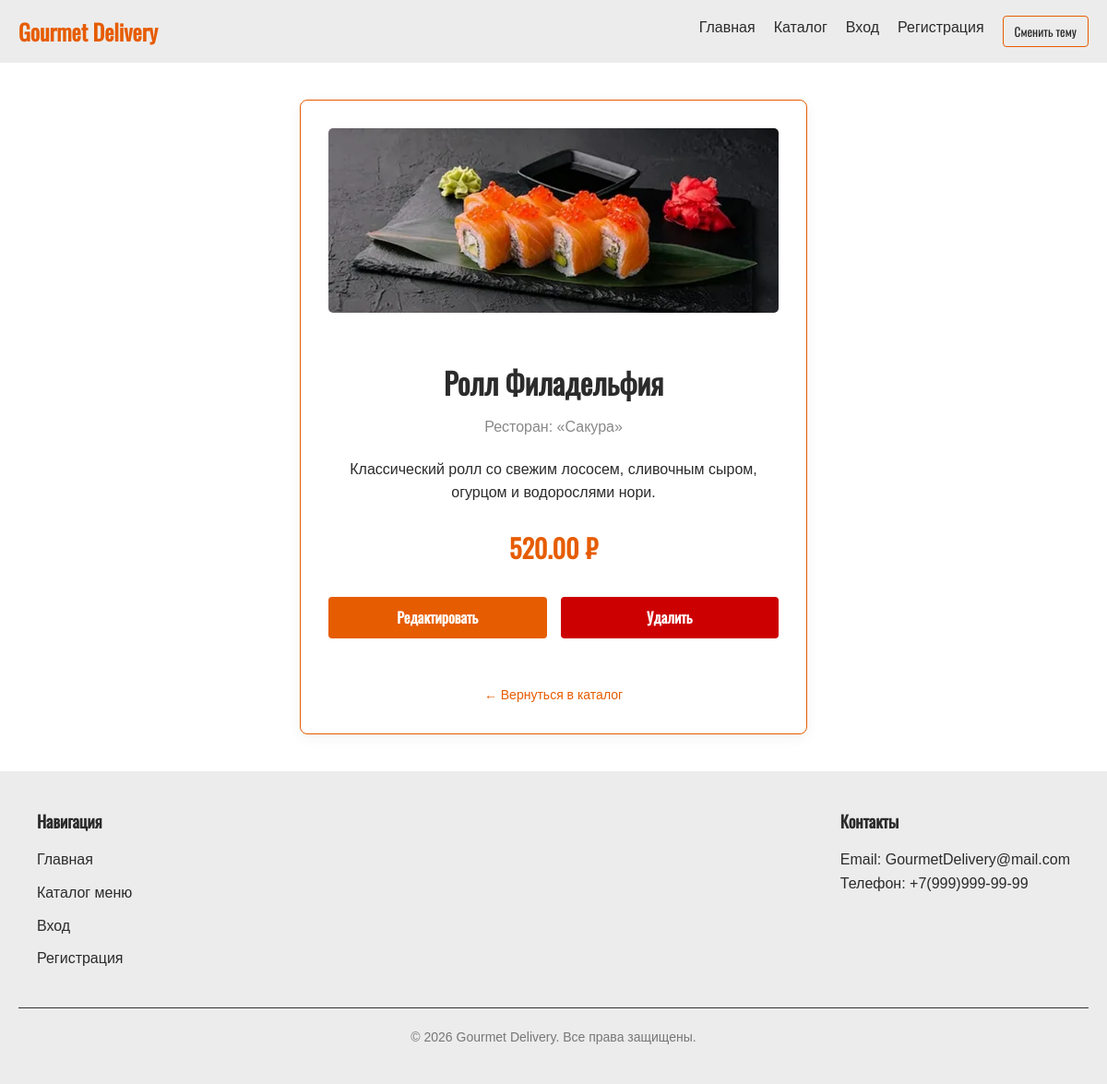
The page /dish/4/ on the database its author committed.
### Delivery/models.py (models this page shows, shortened)
class Dish(models.Model):
    restaurant = models.ForeignKey(Restaurant, on_delete=models.CASCADE, related_name='dishes', verbose_name="Ресторан")
    title = models.CharField(max_length=255, verbose_name="Название блюда")
    description = models.TextField(blank=True, verbose_name="Описание")
    price = models.DecimalField(max_digits=10, decimal_places=2, verbose_name="Цена")
    image_name = models.CharField(max_length=100, blank=True, null=True, verbose_name="Имя файла картинки")

class Restaurant(models.Model):
    name = models.CharField(max_length=255, verbose_name="Название ресторана")

### Delivery/views.py (the view)
# urls.py: path('dish/<int:id>/', views.dish_detail_view, name='dish_detail'),
def dish_detail_view(request, id):
    dish = get_object_or_404(Dish, id=id)
    return render(request, 'Delivery/dish_detail.html', {'dish': dish})

### Delivery/templates/Delivery/dish_detail.html (shortened to what this page needs)
{% load static %}
<!DOCTYPE html>
<html lang="ru">
<head>
    <link rel="stylesheet" href="{% static 'style.css' %}">
</head>
<body>
    <header class="header">
        <div class="container header-container">
            <a href="{% url 'index' %}" class="logo">Gourmet Delivery</a>
            <nav class="nav">
                <a href="{% url 'index' %}" class="nav-link">Главная</a>
                <a href="{% url 'catalog' %}" class="nav-link">Каталог</a>
                <a href="{% url 'login' %}" class="nav-link">Вход</a>
                <a href="{% url 'register' %}" class="nav-link">Регистрация</a>
                <button id="theme-toggle" class="btn-theme">Сменить тему</button>
            </nav>
        </div>
    </header>
    <main class="page-content container main-flex-center-detail">
        <div class="form-wrapper form-wrapper-detail">
            <div class="detail-icon">
                {% if dish.image_name %}
                <img src="{% static 'assets/img/' %}{{ dish.image_name }}" alt="{{ dish.title }}" class="imgc">
                {% else %}
                <img src="{% static 'assets/img/Delivery.webp' %}" alt="Placeholder" class="imgc">
                {% endif %}
            </div>
            <h2 class="page-title detail-title">{{ dish.title }}</h2>
            <div class="restaurant-name detail-restaurant">
                Ресторан: «{{ dish.restaurant.name }}»
            </div>
            <p class="product-desc detail-desc">
                {{ dish.description }}
            </p>
            <div class="price detail-price">
                {{ dish.price }} ₽
            </div>
            <div class="detail-buttons-row">
                <a href="{% url 'dish_edit' dish.id %}" class="btn-primary btn-primary-edit">
                    Редактировать
                </a>
                <a href="{% url 'dish_delete' dish.id %}" class="btn-primary btn-primary-delete">
                    Удалить
                </a>
            </div>
            <div class="form-redirect wrapper-redirect-detail">
                <a href="{% url 'catalog' %}" class="link-redirect-back">← Вернуться в каталог</a>
            </div>
        </div>
    </main>
    <footer class="footer">
        <div class="container footer-container">
            <div class="footer-column">
                <h3>Навигация</h3>
                <ul class="footer-links">
                    <li><a href="{% url 'index' %}">Главная</a></li>
                    <li><a href="{% url 'catalog' %}">Каталог меню</a></li>
                    <li><a href="{% url 'login' %}">Вход</a></li>
                    <li><a href="{% url 'register' %}">Регистрация</a></li>
                </ul>
            </div>
            <div class="footer-column">
                <h3>Контакты</h3>
                <p>Email: GourmetDelivery@mail.com</p>
                <p>Телефон: +7(999)999-99-99</p>
            </div>
        </div>
        <div class="footer-bottom">
            © 2026 Gourmet Delivery. Все права защищены.
        </div>
    </footer>
</body>
</html>

### Delivery/static/style.css (style rules this page uses)
* { box-sizing: border-box; margin: 0; padding: 0; }
:root { --bg-color: #ffffff; --text-color: #2b2b2b; --header-bg: #ececec; --card-bg: #ffffff; --border-color: #e65c00; --primary-color: #e65c00; --primary-hover: #cc5200; --error-color: #cc0000; --footer-bg: #f8f9fa; --input-bg: #ffffff; }
body { font-family: 'Rob', Arial, sans-serif; background-color: var(--bg-color); color: var(--text-color); line-height: 1.6; transition: background-color 0.3s, color 0.3s; display: flex; flex-direction: column; min-height: 100vh; }
h1, h2, h3, .page-title, .logo { font-family: 'Osw', sans-serif; font-weight: 700; }
.container { width: 100%; max-width: 1200px; margin: 0 auto; padding: 0 20px; }
.header { background-color: var(--header-bg); padding: 15px 0; }
.header-container { display: flex; justify-content: space-between; align-items: center; }
.logo { font-size: 24px; color: var(--primary-color); text-decoration: none; }
.nav { display: flex; gap: 20px; }
.nav-link { color: var(--text-color); text-decoration: none; font-weight: 500; }
.btn-theme { font-family: 'Osw', sans-serif; background: none; border: 1px solid var(--primary-color); color: var(--text-color); padding: 6px 12px; cursor: pointer; border-radius: 4px; }
.imgc { height: 200px; width: 100%; object-fit: cover; border-radius: 5px; }
.btn-primary { font-family: 'Osw', sans-serif; display: inline-block; background-color: var(--primary-color); color: #ffffff; text-decoration: none; padding: 12px 24px; border-radius: 4px; font-weight: bold; margin-bottom: 25px; }
.page-content { padding: 40px 20px; }
.page-title { margin-bottom: 30px; text-align: center; font-size: 32px; }
.restaurant-name { font-size: 14px; color: #888888; margin-bottom: 10px; }
.product-desc { font-size: 14px; margin-bottom: 20px; flex: 1; overflow-wrap: break-word; word-break: break-word; }
.price { font-family: 'Osw', sans-serif; font-size: 20px; font-weight: bold; }
.form-wrapper { width: 100%; max-width: 400px; background-color: var(--card-bg); border: 1px solid var(--border-color); padding: 30px; border-radius: 8px; box-shadow: 0 4px 15px rgba(0, 0, 0, 0.05); }
.form-redirect { text-align: center; margin-top: 20px; font-size: 14px; }
.form-redirect a { color: var(--primary-color); text-decoration: none; }
.footer { background-color: var(--header-bg); color: #ffffff; padding: 40px 20px; font-family: sans-serif; }
.footer-container { max-width: 1200px; margin: 0 auto; display: flex; flex-wrap: wrap; justify-content: space-between; gap: 30px; }
.footer-column h3 { font-size: 18px; margin-bottom: 15px; color: var(--text-color); }
.footer-column p { color: var(--text-color); }
.footer-links { list-style: none; padding: 0; margin: 0; }
.footer-links li { margin-bottom: 10px; }
.footer-links a { color: var(--text-color); text-decoration: none; transition: color 0.3s ease; }
.footer-bottom { max-width: 1200px; margin: 30px auto 0; padding-top: 20px; border-top: 1px solid #333333; text-align: center; color: #777777; font-size: 14px; }
.main-flex-center-detail { min-height: 65vh; display: flex; justify-content: center; align-items: center; }
.form-wrapper-detail { max-width: 550px; width: 100%; }
.btn-primary-delete { flex: 1; text-align: center; padding: 10px; background-color: var(--error-color); }
.btn-primary-edit { flex: 1; text-align: center; padding: 10px; }
.link-redirect-back { color: var(--text-color); text-decoration: none; }
.detail-icon { font-size: 64px; text-align: center; margin-bottom: 20px; }
.detail-title { margin-bottom: 10px; }
.detail-restaurant { text-align: center; font-size: 16px; margin-bottom: 20px; }
.detail-desc { font-size: 16px; text-align: center; margin-bottom: 25px; }
.detail-price { text-align: center; font-size: 28px; color: var(--primary-color); margin-bottom: 30px; }
.detail-buttons-row { display: flex; gap: 15px; }
.wrapper-redirect-detail { text-align: center; margin-top: 25px; }

### rows shown on the page
Dish: image_name (picture), title "Ролл Филадельфия", restaurant.name "Сакура", description "Классический ролл со свежим лососем, сливочным сыром, огурцом и водорослями нори.", price "520.00"
